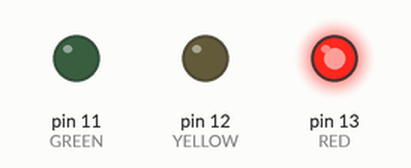
This sketch was run on a simulated Arduino Uno, built with avr-gcc and run on an emulated ATmega328P. Parts: output pins drawn as LEDs (lit = HIGH).

Above: at 3.5 s.
At 11.5 s:
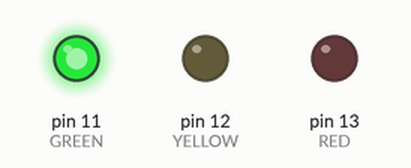
At 17.5 s:
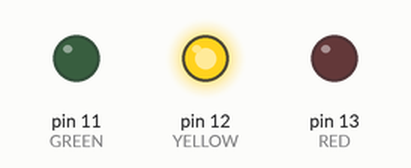
Timing chart, 0 to 24.7 s (numbered marks = the images above):
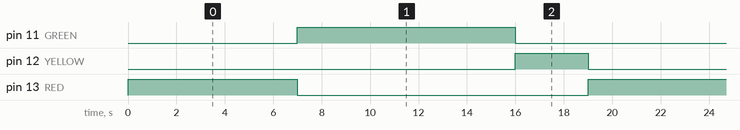

Measured:
- by itself, pin 11 (GREEN): alternates HIGH for 9.0 s and LOW for 10.0 s
- by itself, pin 12 (YELLOW): alternates HIGH for 3.0 s and LOW for 16.0 s
- by itself, pin 13 (RED): alternates HIGH for 7.0 s and LOW for 12.0 s

The sketch:

program_1.ino
```cpp
#define RED 13 // Doesn't storage the variable, just replaces the text. It's the best choice.
int YELLOW = 12;
int GREEN = 11;

void setup()
{
  pinMode(RED, OUTPUT);
  pinMode(GREEN, OUTPUT);
  pinMode(YELLOW, OUTPUT);
}

void loop()
{
  digitalWrite(RED, HIGH);
  delay(7000);
  digitalWrite(RED, LOW);
  digitalWrite(GREEN, HIGH);
  delay(9000);
  digitalWrite(GREEN, LOW);
  digitalWrite(YELLOW, HIGH);
  delay(3000);
  digitalWrite(YELLOW, LOW);
}
```
